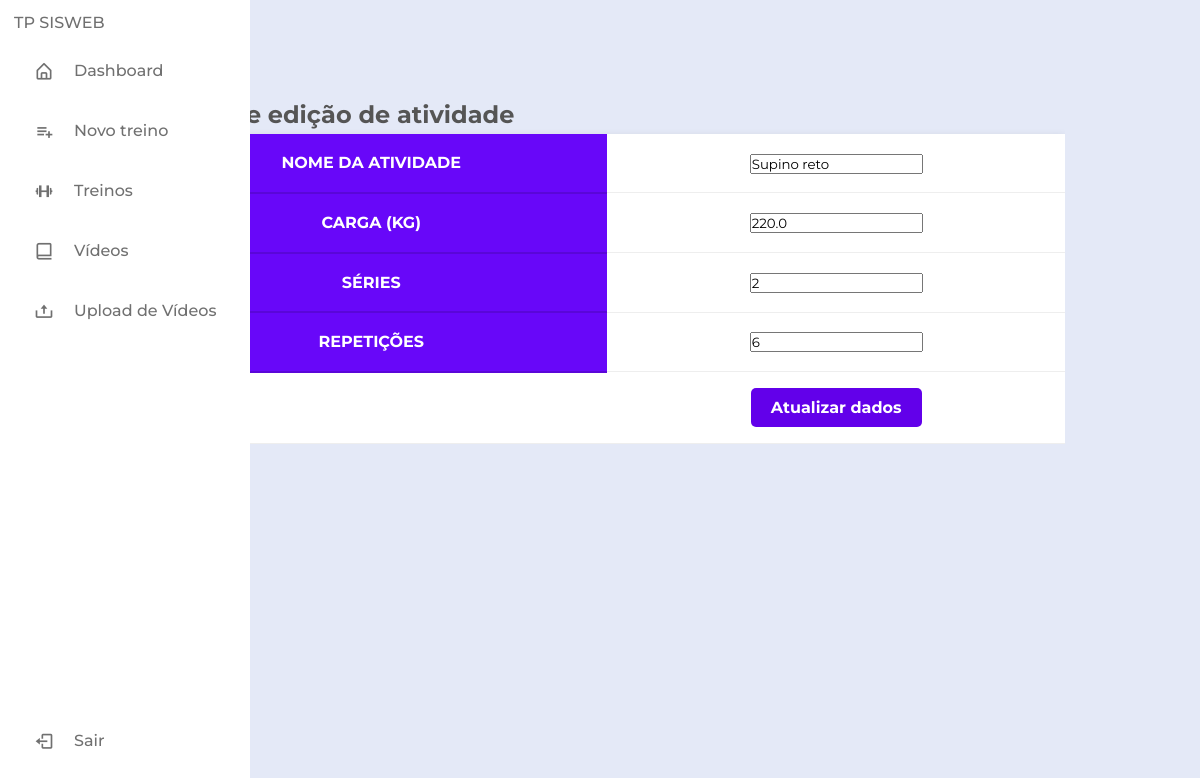
/atualizarAtividadesTreino/10 (signed in), run on an earlier commit of the app's database.
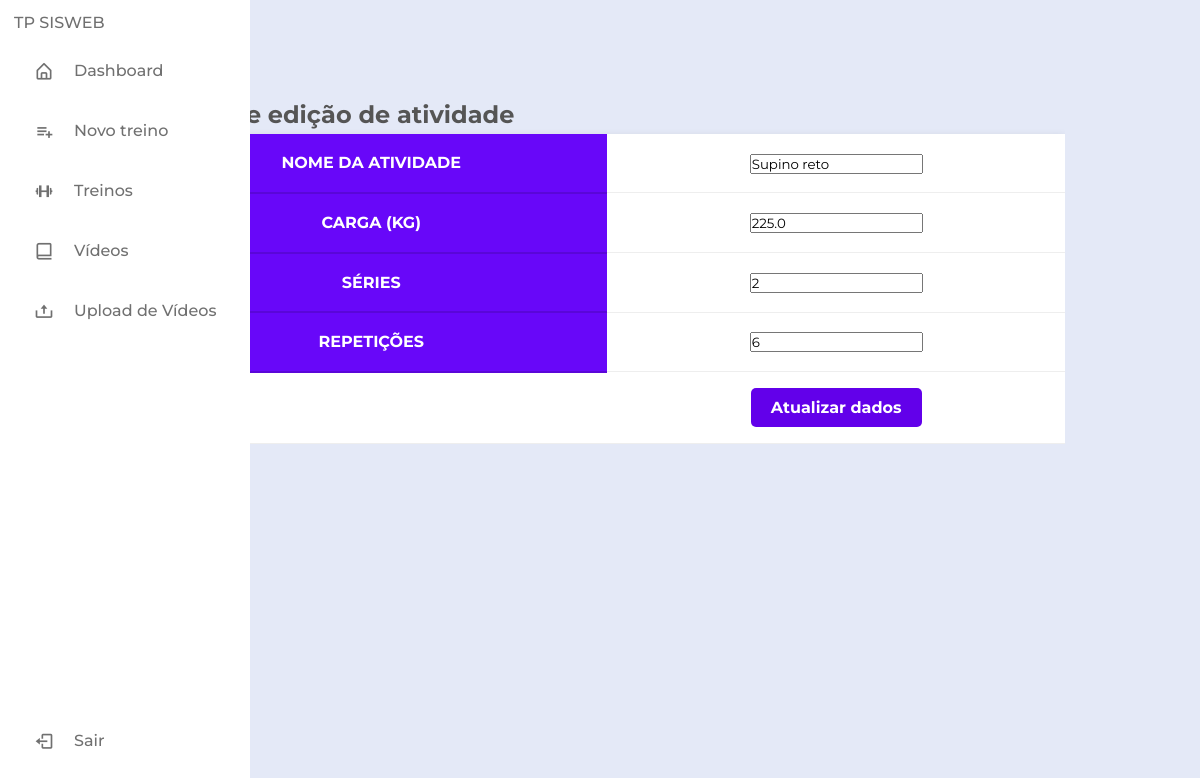
And on a later commit of the database.
### classes.py (models this page shows, shortened)
class Atividade(db.Model):
    __tablename__ = 'atividade'
    _id = db.Column(db.Integer, primary_key=True, autoincrement=True)
    nome = db.Column(db.String)
    carga = db.Column(db.Float)
    series = db.Column(db.Integer)
    repeticoes = db.Column(db.Integer)
    conta_id = mapped_column(ForeignKey("conta.id"))
    treino_id = mapped_column(ForeignKey("treino._id"))
    treino = relationship("Treino", back_populates="atividade")
    conta = relationship("Conta", back_populates="atividade")

### app.py (the view, shortened to what this page needs)
@app.route("/atualizarAtividadesTreino/<int:id>", methods=['GET','POST'])
@login_required
def atualizarAtvTreino(id):
    atividade  = Atividade.query.filter_by(_id=id).first()
    return render_template("treino/atualizarAtividadesTreino.html",atividade=atividade)

### classes.py (called while the page is built)
@login_manager.user_loader
def load_user(user):
    return Conta.query.get(int(user))

### templates/treino/atualizarAtividadesTreino.html (shortened to what this page needs)
<!DOCTYPE html>
<html lang="en">
<head>
    <link rel="stylesheet" href="https://cdnjs.cloudflare.com/ajax/libs/font-awesome/6.7.2/css/all.min.css">
    <link rel="stylesheet"  href="{{ url_for('static', filename='styleTab.css')}}">
</head>
<div>
    {% include 'sidebar.html' %}
</div>
<body>
    <form action="" method="POST">
        <section class="ftco-section">
            <div class="container">
                <div class="row">
                    <div class="col-md-12">
                        <div class="table-wrap">
                            <h1>Página de edição de atividade</h1>
                            <table class="table">
                            <thead class="thead-primary">
                              <tr>
                                <th>Nome da atividade</th>
                                <td scope="row" class="scope" ><input type="text" name="nome" value="{{atividade.nome}}"></td>
                              </tr>
                              <tr>
                                <th>Carga (Kg)</th>
                                <td scope="row" class="scope"><input type="text" name="carga" value="{{atividade.carga}}"></td>
                              </tr>
                              <tr>
                                <th>Séries</th>
                                <td scope="row" class="scope"><input type="text" name="series" value="{{atividade.series}}"></td>
                              </tr>
                              <tr>
                                <th>Repetições</th>
                                <td scope="row" class="scope"><input type="text" name="repeticoes" value="{{atividade.repeticoes}}"></td>
                              </tr>
                            </thead>
                            <tbody>
                                <tr>
                                    <td></td>
                                    <td><input type="submit" value="Atualizar dados"></a></td>
                                </tr>
                            </tbody>
                          </table>
                        </div>
                    </div>
                </div>
            </div>
        </section>
    </form>
</body>
</html>

What changed in the data, as far as the page shows it:
changed Atividade "Supino reto": carga "220.0" → "225.0"
